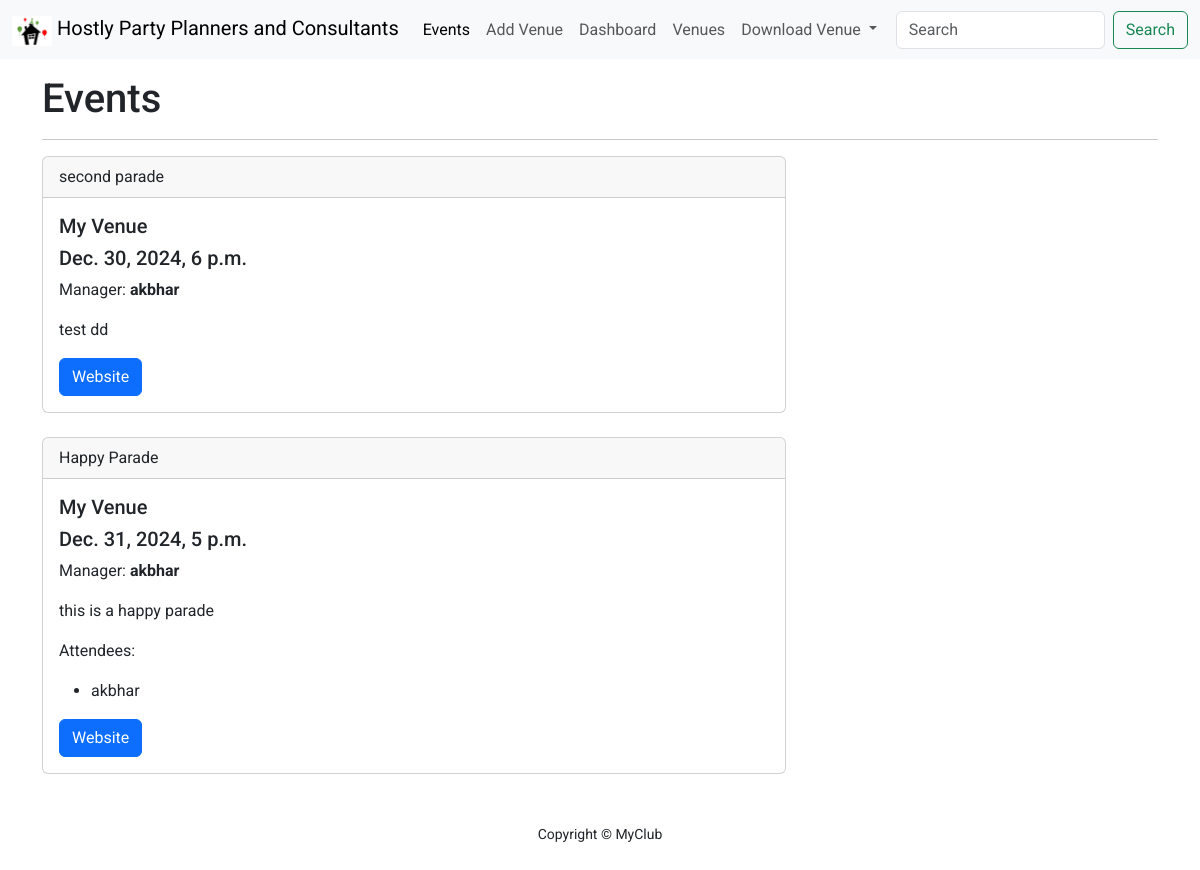
Screenshot of /events/ with the database file from the repository.
### club_events/models.py (models this page shows, shortened)
class Event(models.Model):
    name = models.CharField(max_length=120)
    event_date_time = models.DateTimeField()
    venue = models.ForeignKey(Venue, on_delete=models.CASCADE, blank=True, null=True)
    manager = models.ForeignKey(User, on_delete=models.SET_NULL, blank=True, null=True)
    description = models.TextField(blank=True)
    attendees = models.ManyToManyField(User, related_name='attendees', blank=True)
    approved = models.BooleanField(default=False)

class Venue(models.Model):
    name = models.CharField(max_length=255)
    address = models.CharField(max_length=300)
    zip_code = models.CharField(max_length=15)
    phone = models.CharField(max_length=20, blank=True, null=True)
    web = models.URLField(blank=True, null=True)
    email = models.EmailField(max_length=200, blank=True, null=True)
    def __str__(self):
        return self.name

### club_events/views.py (the view)
# urls.py: path('events/', views.EventListView.as_view(), name='event_list'),
class EventListView(ListView):
    model = Event
    context_object_name = 'events'
    template_name = 'event_list.html'
    ordering = ['event_date_time']

### club_events/templates/event_list.html
{% extends 'base.html' %}
{% block content %}
    <div class="container">
        <h1>Events</h1>
        <hr>
        {% for event in events %}
            {% include 'includes/event_card.html' with event=event only %}
        {% endfor %}
    </div>
{% endblock %}

### club_events/templates/includes/event_card.html
<div class="col-md-8">
    <div class="card mb-4">
        <div class="card-header">
            {{ event.name }}
        </div>
        <div class="card-body">
            <h5 class="card-title text-capitalize">{{ event.venue }}</h5>
            <h5 class="card-title">{{ event.event_date_time }}</h5>
            <p>Manager: <span><strong>{{ event.manager }}</strong></span></p>
            <p class="card-text">{{ event.description }}</p>
            {% if event.attendees.exists %}
                <p>Attendees:</p>
                <ul>
                    {% for attendee in event.attendees.all %}
                        <li> {{ attendee }}</li>
                    {% endfor %}
                </ul>
            {% endif %}
            <a href="{{ event.venue.web }}" class="btn btn-primary">Website</a>
        </div>
    </div>
</div>

### club_events/static/assets/style.css (style rules this page uses)
body { font-family: "Roboto", sans-serif; font-weight: 400; font-style: normal; }

### rows the page displays
Event: name "second parade", venue "My Venue", event_date_time "Dec. 30, 2024, 6 p.m.", manager "akbhar", description "test dd"
Event: name "Happy Parade", venue "My Venue", event_date_time "Dec. 31, 2024, 5 p.m.", manager "akbhar", description "this is a happy parade"

### other values shown
{{ attendee }} "akbhar"
